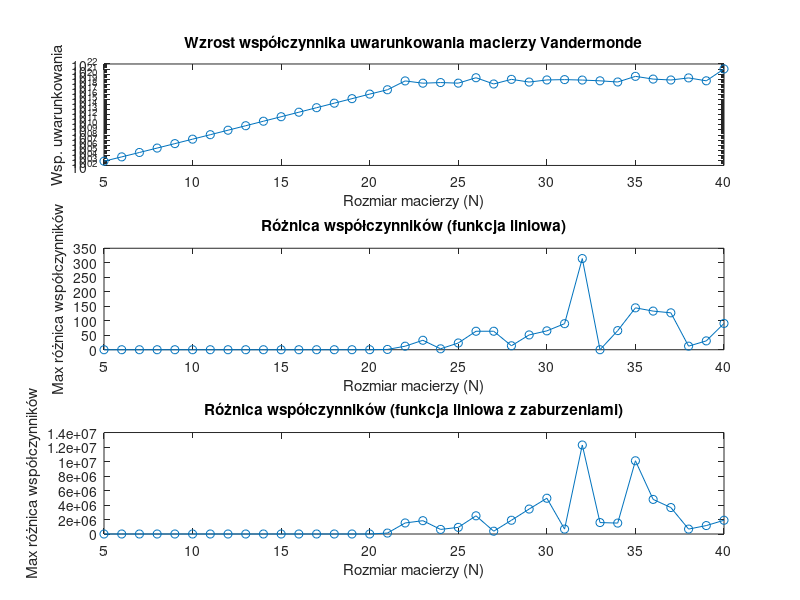

Here is the MATLAB script that generated this plot:
function [matrix_condition_numbers, max_coefficients_difference_1, max_coefficients_difference_2] = zadanie3()
% Zwracane są trzy wektory wierszowe:
% matrix_condition_numbers - współczynniki uwarunkowania badanych macierzy Vandermonde
% max_coefficients_difference_1 - maksymalna różnica między referencyjnymi a obliczonymi współczynnikami wielomianu,
%       gdy b zawiera wartości funkcji liniowej
% max_coefficients_difference_2 - maksymalna różnica między referencyjnymi a obliczonymi współczynnikami wielomianu,
%       gdy b zawiera zaburzone wartości funkcji liniowej

N = 5:40;

%% chart 1; 
% Współczynnik uwarunkowania macierzy - miara określająca, jak bardzo rozwiązanie układu 
% równań liniowych jest wrażliwe na zmianę wektora b w równaniu macierzowym Ax=b
matrix_condition_numbers = zeros(1, length(N));
for i = 1:length(N) % dla różnych N'ów
        ni = N(i);
        x1 = linspace(0,1,ni);
        V = vandermonde_matrix(ni, x1);
        matrix_condition_numbers(i) = cond(V); % wyznaczanie współczynnika uwarunkowania
end

figure;
subplot(3,1,1);
semilogy(N, matrix_condition_numbers, '-o'); % wykres logarytmiczny
xlabel('Rozmiar macierzy (N)');
ylabel('Wsp. uwarunkowania');
title('Wzrost współczynnika uwarunkowania macierzy Vandermonde');

%% chart 2
a1 = randi([20,30]);
max_coefficients_difference_1 = zeros(1, length(N));
for i = 1:length(N)
    ni = N(i);
    x1 = linspace(0,1,ni);
    V = vandermonde_matrix(ni, x1);
    
    % Niech wektor b zawiera wartości funkcji liniowej
    b = linspace(0,a1,ni)';
    reference_coefficients = [ 0; a1; zeros(ni-2,1) ]; % tylko a1 jest niezerowy
    
    % Wyznacznie współczynników wielomianu interpolującego
    calculated_coefficients = V \ b;

    max_coefficients_difference_1(i) = max(abs(calculated_coefficients-reference_coefficients));
end
subplot(3,1,2);
plot(N, max_coefficients_difference_1, '-o');
xlabel('Rozmiar macierzy (N)');
ylabel('Max różnica współczynników');
title('Różnica współczynników (funkcja liniowa)');

%% chart 3
% analiza stabilności numerycznej interpolacji za pomocą dodanego szumu
max_coefficients_difference_2 = zeros(1, length(N));
for i = 1:length(N)
    ni = N(i);
    x1 = linspace(0,1,ni);
    V = vandermonde_matrix(ni, x1);
    
    % Niech wektor b zawiera wartości funkcji liniowej nieznacznie zaburzone
    b = linspace(0,a1,ni)' + rand(ni,1)*1e-10;
    reference_coefficients = [ 0; a1; zeros(ni-2,1) ]; % tylko a1 jest niezerowy
    
    % Wyznacznie współczynników wielomianu interpolującego
    calculated_coefficients = V \ b;
    
    max_coefficients_difference_2(i) = max(abs(calculated_coefficients-reference_coefficients));
end
subplot(3,1,3);
plot(N, max_coefficients_difference_2, '-o');
xlabel('Rozmiar macierzy (N)');
ylabel('Max różnica współczynników');
title('Różnica współczynników (funkcja liniowa z zaburzeniami)');
saveas(gcf, 'zadanie3.png');

end

function V = vandermonde_matrix(N, x)
    % Generuje macierz Vandermonde dla N równomiernie rozmieszczonych w przedziale [-1, 1] węzłów interpolacji
    V = ones(N,N);
    for i = 1:N
        V(:,i) = x.^(i-1); % wypełnienie kolumn macierzy 
    end
end